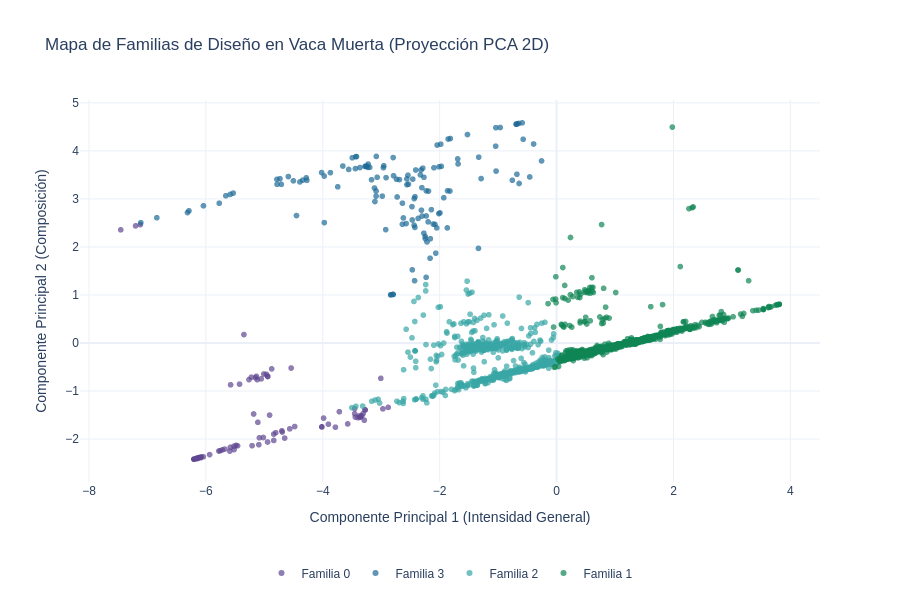
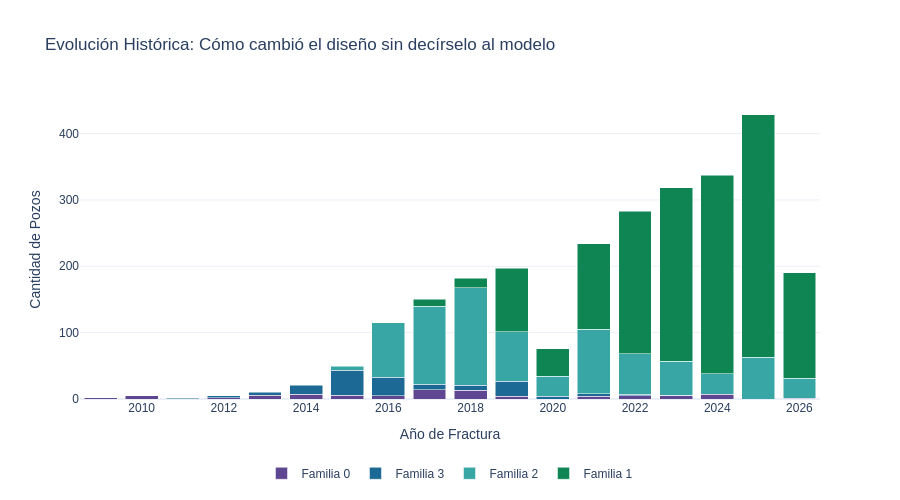

Write notebook code for charts like these, in order.
### Code cell
#@title 1. Clustering: Descubrimiento de Familias de Diseño
import pandas as pd
import numpy as np
import plotly.express as px
from sklearn.preprocessing import StandardScaler
from sklearn.cluster import KMeans
from sklearn.decomposition import PCA
import sys
import os

# 1. Configuración de entorno
sys.path.append(os.path.abspath('..'))
from src.utils import set_global_style
set_global_style()

print("🧩 Iniciando Modelado No Supervisado (Clustering)...\n")

# 2. Carga de datos (Usamos el dataset completo, no cruzamos con producción)
ruta_procesados = os.path.join("..", "data", "processed", "pozos_analitico.csv")
df_clustering = pd.read_csv(ruta_procesados)
print(f"📥 Datos cargados: {len(df_clustering)} pozos en el alcance total.")

# 3. Feature Engineering Específico: Ratio de Arena Importada
# Esta es la variable que tu README destaca como clave para definir una familia entera
arena_imp = df_clustering.get('arena_bombeada_importada_tn', 0).fillna(0)
arena_tot = df_clustering['arena_total_tn'].replace(0, np.nan) # Evitar división por cero
df_clustering['ratio_arena_importada'] = (arena_imp / arena_tot).fillna(0)

# Seleccionamos las variables de intensidad operativa
vars_clustering = ['arena_por_metro', 'agua_por_metro', 'espaciamiento_etapas', 'ratio_arena_importada']
df_ml = df_clustering.dropna(subset=vars_clustering).copy()

# 4. Tratamiento de Outliers (El hallazgo técnico de la preentrega 4)
print("✂️ Acotando valores extremos (1% - 99%) para proteger a K-Means...")
for col in vars_clustering:
    q_low = df_ml[col].quantile(0.01)
    q_hi  = df_ml[col].quantile(0.99)
    df_ml[col] = df_ml[col].clip(q_low, q_hi)

# 5. Estandarización de las variables
scaler = StandardScaler()
X_scaled = scaler.fit_transform(df_ml[vars_clustering])

# 6. Entrenamiento de K-Means
# k=4 familias, n_init=200 para máxima estabilidad (según documentación del proyecto)
print("🤖 Ajustando K-Means con k=4 familias (n_init=200)...")
kmeans = KMeans(n_clusters=4, n_init=200, random_state=42)
df_ml['cluster'] = kmeans.fit_predict(X_scaled)
df_ml['cluster'] = df_ml['cluster'].astype(str) 

# Asignamos nombres genéricos temporales (en la defensa los llamarás "Intensivo moderno", etc.)
df_ml['Familia de Diseño'] = 'Familia ' + df_ml['cluster']

# 7. Reducción de Dimensionalidad (PCA) para Visualización en 2D
pca = PCA(n_components=2)
componentes = pca.fit_transform(X_scaled)
df_ml['PCA1'] = componentes[:, 0]
df_ml['PCA2'] = componentes[:, 1]

# 8. Visualización A: Mapa de Familias (PCA)
fig_pca = px.scatter(
    df_ml, x='PCA1', y='PCA2', color='Familia de Diseño',
    hover_data=['idpozo', 'anio_fractura', 'operadora', 'longitud_rama_horizontal'],
    title='Mapa de Familias de Diseño en Vaca Muerta (Proyección PCA 2D)',
    labels={'PCA1': 'Componente Principal 1 (Intensidad General)', 'PCA2': 'Componente Principal 2 (Composición)'},
    opacity=0.7, height=600, color_discrete_sequence=px.colors.qualitative.Prism
)
fig_pca.update_layout(legend=dict(orientation="h", y=-0.2, x=0.5, xanchor="center", title=""))
fig_pca.show()

# 9. Visualización B: Evolución Histórica de las Familias
# Esto demuestra que aunque el modelo no vio el año, las familias son cronológicas
df_evol = df_ml.groupby(['anio_fractura', 'Familia de Diseño']).size().reset_index(name='Cantidad de Pozos')

fig_evol = px.bar(
    df_evol, x='anio_fractura', y='Cantidad de Pozos', color='Familia de Diseño',
    title='Evolución Histórica: Cómo cambió el diseño sin decírselo al modelo',
    labels={'anio_fractura': 'Año de Fractura'},
    height=500, color_discrete_sequence=px.colors.qualitative.Prism
)
fig_evol.update_layout(
    barmode='stack', 
    legend=dict(orientation="h", y=-0.2, x=0.5, xanchor="center", title="")
)
fig_evol.show()

### Figure 1 — Plotly figure (JSON) as saved in the notebook; plotly's stock layout.template omitted (floating-point values rounded to 4 significant figures; data arrays with more than 128 entries replaced by an {"elided": "..."} marker saying what was removed)
{"data": [{"customdata": {"elided": "86x4 mixed values"}, "hovertemplate": "Familia de Diseño=Familia 0<br>Componente Principal 1 (Intensidad General)=%{x}<br>Componente Principal 2 (Composición)=%{y}<br>idpozo=%{customdata[0]}<br>anio_fractura=%{customdata[1]}<br>operadora=%{customdata[2]}<br>longitud_rama_horizontal=%{customdata[3]}<extra></extra>", "legendgroup": "Familia 0", "marker": {"color": "rgb(95, 70, 144)", "opacity": 0.7, "symbol": "circle"}, "mode": "markers", "name": "Familia 0", "showlegend": true, "type": "scattergl", "x": [-6.087, -6.204, -6.044, -6.173, -6.204, -6.204, -6.171, -6.128, -6.136, -6.173, -5.757, -4.701, -5.458, -6.173, -6.101, -6.204, -3.455, -6.204, -5.519, -5.721, -5.581, -6.145, -5.485, -5.085, -3.311, -5.778, -5.016, -5.677, -5.936, -6.078, -6.141, -3.986, -4.565, -3.717, -5.222, -3.455, -4.839, -5.123, -4.941, -4.942, -5.425, -5.183, -5.349, -5.262, -4.542, -5.054, -5.151, -7.203, -5.136, -4.966, -5.577, -4.874, -3.396, -3.355, -4.804, -4.481, -3.442, -5.009, -5.111, -7.457, -7.122, -6.097, -4.693, -3.007, -5.518, -4.91, -3.371, -3.29, -3.784, -3.574, -5.094, -3.278, -3.274, -4.839, -4.016, -4.945, -3.331, -3.904, -4.016, -5.21, -2.972, -2.881, -3.361, -6.136, -5.591, -4.652], "xaxis": "x", "y": [-2.389, -2.419, -2.371, -2.413, -2.419, -2.419, -2.412, -2.39, -2.392, -2.407, -2.245, -1.829, -2.141, -2.407, -2.381, -2.419, -1.473, -2.419, -2.15, -2.228, -2.172, -2.396, -2.133, -1.975, -1.472, -2.25, -1.968, -2.21, -2.325, -2.374, -2.405, -1.564, -1.789, -1.431, -0.7127, -1.368, -1.899, -0.7639, -0.6995, -0.6934, -0.8571, -1.479, 0.1749, -0.7626, -0.5221, -0.7478, -0.7238, 2.439, -0.6941, -0.6514, -0.8716, -0.5394, -1.557, -1.542, -1.868, -1.74, -1.544, -0.6464, -1.652, 2.356, 2.465, -2.381, -1.855, -0.7364, -2.221, -1.502, -1.517, -1.609, -1.754, -1.685, -2.118, -1.395, -1.393, -2.03, -1.748, -2.062, -1.517, -1.692, -1.747, -2.139, -1.373, -1.341, -1.543, -2.404, -2.253, -1.981], "yaxis": "y"}, {"customdata": {"elided": "137x4 mixed values"}, "hovertemplate": "Familia de Diseño=Familia 3<br>Componente Principal 1 (Intensidad General)=%{x}<br>Componente Principal 2 (Composición)=%{y}<br>idpozo=%{customdata[0]}<br>anio_fractura=%{customdata[1]}<br>operadora=%{customdata[2]}<br>longitud_rama_horizontal=%{customdata[3]}<extra></extra>", "legendgroup": "Familia 3", "marker": {"color": "rgb(29, 105, 150)", "opacity": 0.7, "symbol": "circle"}, "mode": "markers", "name": "Familia 3", "showlegend": true, "type": "scattergl", "x": {"elided": "137 float values"}, "xaxis": "x", "y": {"elided": "137 float values"}, "yaxis": "y"}, {"customdata": {"elided": "790x4 mixed values"}, "hovertemplate": "Familia de Diseño=Familia 2<br>Componente Principal 1 (Intensidad General)=%{x}<br>Componente Principal 2 (Composición)=%{y}<br>idpozo=%{customdata[0]}<br>anio_fractura=%{customdata[1]}<br>operadora=%{customdata[2]}<br>longitud_rama_horizontal=%{customdata[3]}<extra></extra>", "legendgroup": "Familia 2", "marker": {"color": "rgb(56, 166, 165)", "opacity": 0.7, "symbol": "circle"}, "mode": "markers", "name": "Familia 2", "showlegend": true, "type": "scattergl", "x": {"elided": "790 float values"}, "xaxis": "x", "y": {"elided": "790 float values"}, "yaxis": "y"}, {"customdata": {"elided": "1590x4 mixed values"}, "hovertemplate": "Familia de Diseño=Familia 1<br>Componente Principal 1 (Intensidad General)=%{x}<br>Componente Principal 2 (Composición)=%{y}<br>idpozo=%{customdata[0]}<br>anio_fractura=%{customdata[1]}<br>operadora=%{customdata[2]}<br>longitud_rama_horizontal=%{customdata[3]}<extra></extra>", "legendgroup": "Familia 1", "marker": {"color": "rgb(15, 133, 84)", "opacity": 0.7, "symbol": "circle"}, "mode": "markers", "name": "Familia 1", "showlegend": true, "type": "scattergl", "x": {"elided": "1590 float values"}, "xaxis": "x", "y": {"elided": "1590 float values"}, "yaxis": "y"}], "layout": {"height": 600, "legend": {"orientation": "h", "title": {"text": ""}, "tracegroupgap": 0, "x": 0.5, "xanchor": "center", "y": -0.2}, "title": {"text": "Mapa de Familias de Diseño en Vaca Muerta (Proyección PCA 2D)"}, "xaxis": {"anchor": "y", "domain": [0, 1], "title": {"text": "Componente Principal 1 (Intensidad General)"}}, "yaxis": {"anchor": "x", "domain": [0, 1], "title": {"text": "Componente Principal 2 (Composición)"}}}}

### Figure 2 — Plotly figure (JSON) as saved in the notebook; plotly's stock layout.template omitted (floating-point values rounded to 4 significant figures)
{"data": [{"hovertemplate": "Familia de Diseño=Familia 0<br>Año de Fractura=%{x}<br>Cantidad de Pozos=%{y}<extra></extra>", "legendgroup": "Familia 0", "marker": {"color": "rgb(95, 70, 144)", "pattern": {"shape": ""}}, "name": "Familia 0", "orientation": "v", "showlegend": true, "textposition": "auto", "type": "bar", "x": [2009, 2010, 2012, 2013, 2014, 2015, 2016, 2017, 2018, 2019, 2021, 2022, 2023, 2024, 2026], "xaxis": "x", "y": [2, 5, 2, 6, 7, 6, 5, 14, 13, 4, 4, 5, 5, 7, 1], "yaxis": "y"}, {"hovertemplate": "Familia de Diseño=Familia 3<br>Año de Fractura=%{x}<br>Cantidad de Pozos=%{y}<extra></extra>", "legendgroup": "Familia 3", "marker": {"color": "rgb(29, 105, 150)", "pattern": {"shape": ""}}, "name": "Familia 3", "orientation": "v", "showlegend": true, "textposition": "auto", "type": "bar", "x": [2011, 2012, 2013, 2014, 2015, 2016, 2017, 2018, 2019, 2020, 2021, 2022, 2023], "xaxis": "x", "y": [1, 3, 4, 14, 37, 28, 8, 8, 23, 4, 4, 2, 1], "yaxis": "y"}, {"hovertemplate": "Familia de Diseño=Familia 2<br>Año de Fractura=%{x}<br>Cantidad de Pozos=%{y}<extra></extra>", "legendgroup": "Familia 2", "marker": {"color": "rgb(56, 166, 165)", "pattern": {"shape": ""}}, "name": "Familia 2", "orientation": "v", "showlegend": true, "textposition": "auto", "type": "bar", "x": [2015, 2016, 2017, 2018, 2019, 2020, 2021, 2022, 2023, 2024, 2025, 2026], "xaxis": "x", "y": [6, 82, 118, 147, 74, 30, 97, 61, 51, 31, 63, 30], "yaxis": "y"}, {"hovertemplate": "Familia de Diseño=Familia 1<br>Año de Fractura=%{x}<br>Cantidad de Pozos=%{y}<extra></extra>", "legendgroup": "Familia 1", "marker": {"color": "rgb(15, 133, 84)", "pattern": {"shape": ""}}, "name": "Familia 1", "orientation": "v", "showlegend": true, "textposition": "auto", "type": "bar", "x": [2017, 2018, 2019, 2020, 2021, 2022, 2023, 2024, 2025, 2026], "xaxis": "x", "y": [10, 14, 96, 42, 129, 215, 261, 299, 365, 159], "yaxis": "y"}], "layout": {"barmode": "stack", "height": 500, "legend": {"orientation": "h", "title": {"text": ""}, "tracegroupgap": 0, "x": 0.5, "xanchor": "center", "y": -0.2}, "title": {"text": "Evolución Histórica: Cómo cambió el diseño sin decírselo al modelo"}, "xaxis": {"anchor": "y", "domain": [0, 1], "title": {"text": "Año de Fractura"}}, "yaxis": {"anchor": "x", "domain": [0, 1], "title": {"text": "Cantidad de Pozos"}}}}
